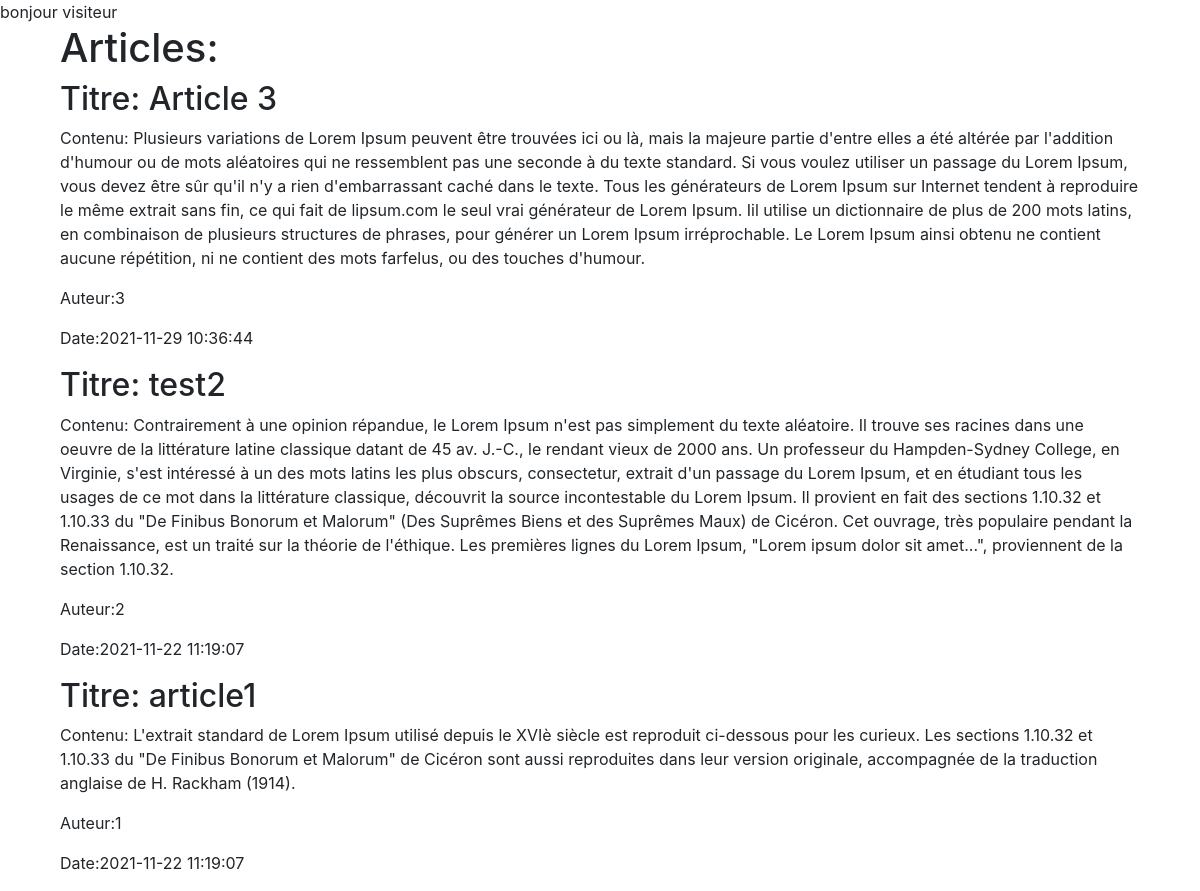
Screenshot of /landing.php with the database file from the repository.
### tables this page shows
CREATE TABLE `articles` (
  `id_articles` int(11) NOT NULL,
  `titre` varchar(100) NOT NULL,
  `contenu` text NOT NULL,
  `date` datetime NOT NULL
);

### landing.php (the view, shortened to what this page needs)
<?php
    require_once 'config.php';
    $articles=getArticles($bdd);
    function getArticles($bdd)
    {
        $req = $bdd->prepare('SELECT id_articles,titre,contenu, date FROM articles ORDER BY id_articles DESC');
        $req->execute();
        $data = $req->fetchAll(PDO::FETCH_ASSOC);
        return $data;
    }
?>
<!doctype html>
<html lang="en">
  <head>
    <link rel="stylesheet" href="https://stackpath.bootstrapcdn.com/bootstrap/4.3.1/css/bootstrap.min.css">
  </head>
  <body>
        <div class="container">
            <div class="col-md-12">
            <h1>Articles:</h1>
            <?php
            foreach ($articles as $article){
	echo "<h2>Titre: ".$article["titre"]."<br></h2>  ";
    echo "<p>Contenu: ".$article["contenu"]."</p>";
    echo "<p>Auteur:".$article["id_articles"]. "</p>";
    echo "<p>Date:".$article["date"]. "</p>";
}
?>
            </div>
        </div>
  </body>
</html>

### rows the page displays
articles: titre "Article 3", contenu "Plusieurs variations de Lorem Ipsum peuvent être trouvées ici ou là, mais la majeure partie d'entre elles a été altérée par l'addition d'humour ou de mots aléatoires qui ne ressemblent pas une seconde à du texte standard. Si vous voulez utiliser un passage du Lorem Ipsum, vous devez être sûr qu'il n'y a rien d'embarrassant caché dans le texte. Tous les générateurs de Lorem Ipsum sur Internet tendent à reproduire le même extrait sans fin, ce qui fait de lipsum.com le seul vrai générateur de Lorem Ipsum. Iil utilise un dictionnaire de plus de 200 mots latins, en combinaison de plusieurs structures de phrases, pour générer un Lorem Ipsum irréprochable. Le Lorem Ipsum ainsi obtenu ne contient…", id_articles "3", date "2021-11-29 10:36:44"
articles: titre "test2", contenu "Contrairement à une opinion répandue, le Lorem Ipsum n'est pas simplement du texte aléatoire. Il trouve ses racines dans une oeuvre de la littérature latine classique datant de 45 av. J.-C., le rendant vieux de 2000 ans. Un professeur du Hampden-Sydney College, en Virginie, s'est intéressé à un des mots latins les plus obscurs, consectetur, extrait d'un passage du Lorem Ipsum, et en étudiant tous les usages de ce mot dans la littérature classique, découvrit la source incontestable du Lorem Ipsum. Il provient en fait des sections 1.10.32 et 1.10.33 du \"De Finibus Bonorum et Malorum\" (Des Suprêmes Biens et des Suprêmes Maux) de Cicéron. Cet ouvrage, très populaire pendant la Renaissance, est…", id_articles "2", date "2021-11-22 11:19:07"
articles: titre "article1", contenu "L'extrait standard de Lorem Ipsum utilisé depuis le XVIè siècle est reproduit ci-dessous pour les curieux. Les sections 1.10.32 et 1.10.33 du \"De Finibus Bonorum et Malorum\" de Cicéron sont aussi reproduites dans leur version originale, accompagnée de la traduction anglaise de H. Rackham (1914).", id_articles "1", date "2021-11-22 11:19:07"
